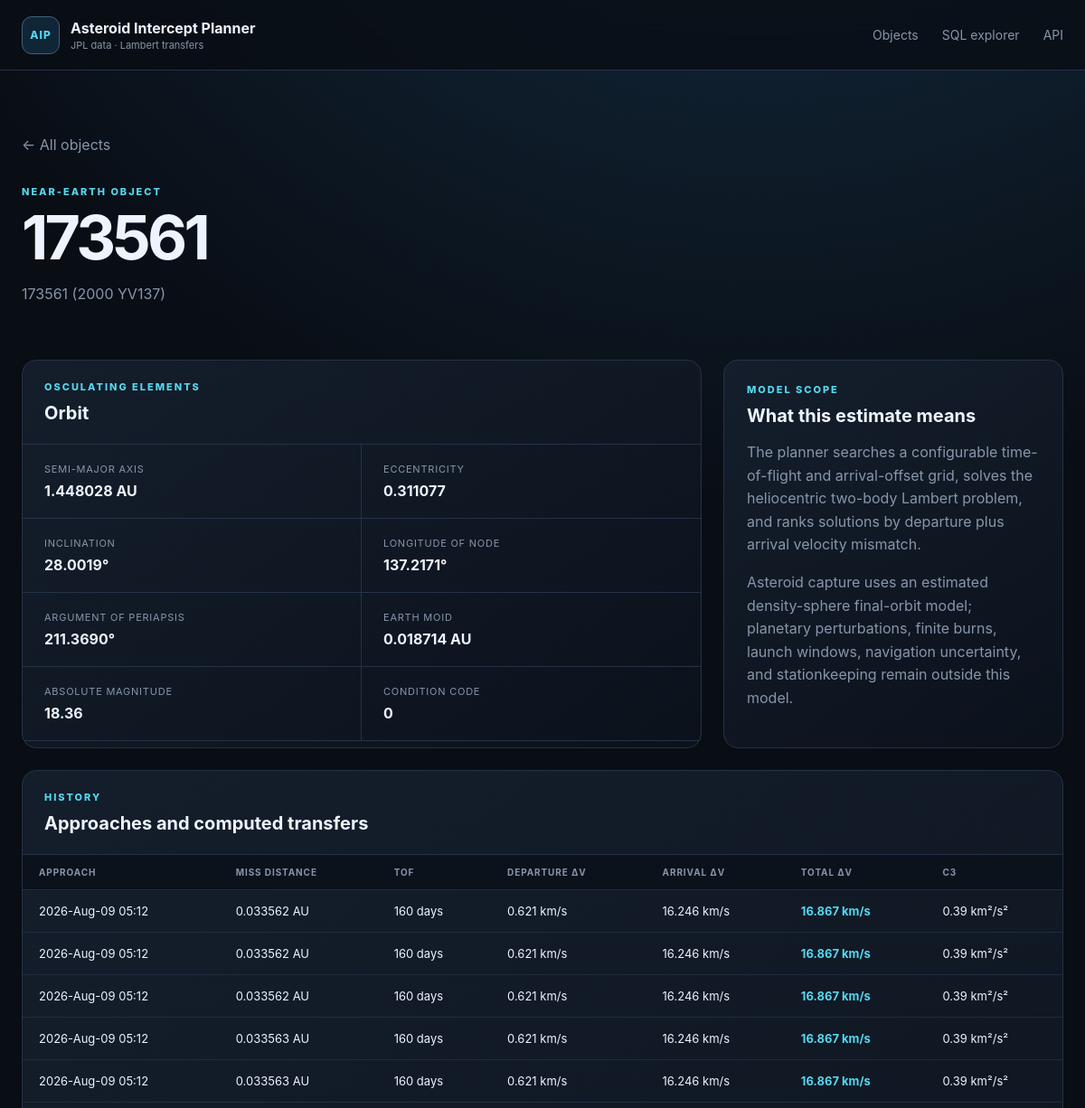
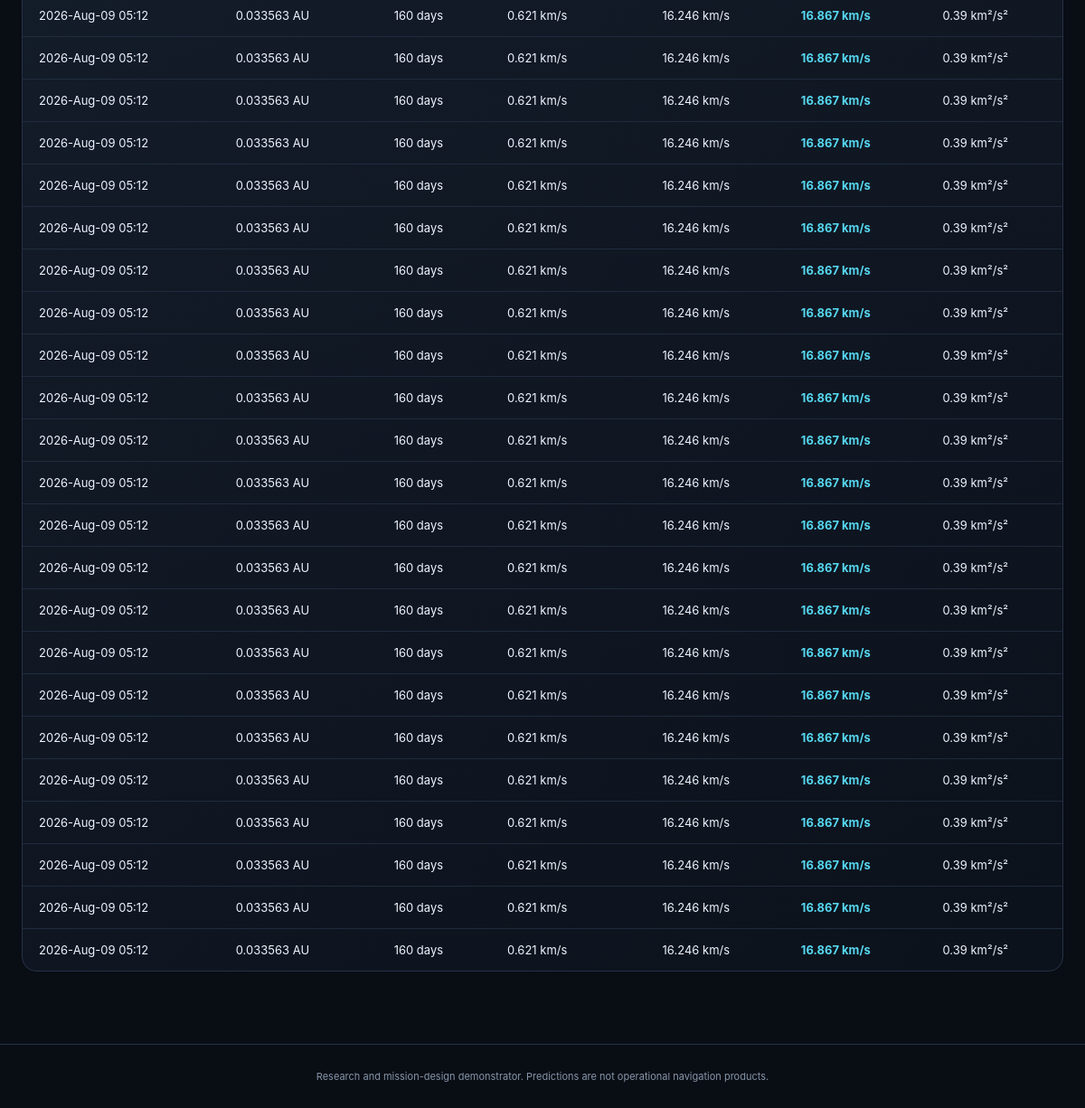
Screenshot of /asteroid/173561 with the database file from the repository (2 pictures, top to bottom).
### tables this page shows
CREATE TABLE orbital_elements (
    designation TEXT PRIMARY KEY REFERENCES asteroids(designation) ON DELETE CASCADE,
    epoch_jd_tdb REAL,
    semi_major_axis_au REAL NOT NULL,
    eccentricity REAL NOT NULL,
    inclination_deg REAL NOT NULL,
    raan_deg REAL NOT NULL,
    arg_periapsis_deg REAL NOT NULL,
    mean_anomaly_deg REAL,
    perihelion_time_jd_tdb REAL,
    perihelion_distance_au REAL,
    aphelion_distance_au REAL,
    orbital_period_days REAL,
    earth_moid_au REAL,
    condition_code TEXT,
    orbit_id TEXT,
    source TEXT NOT NULL,
    updated_at TEXT NOT NULL
);

CREATE TABLE asteroids (
    designation TEXT PRIMARY KEY,
    fullname TEXT,
    absolute_magnitude_h REAL,
    diameter_km REAL,
    first_seen_at TEXT NOT NULL,
    updated_at TEXT NOT NULL
);

CREATE TABLE intercept_plans (
    plan_id INTEGER PRIMARY KEY AUTOINCREMENT,
    approach_id INTEGER NOT NULL REFERENCES close_approaches(approach_id) ON DELETE CASCADE,
    method TEXT NOT NULL,
    departure_jd_tdb REAL NOT NULL,
    arrival_jd_tdb REAL NOT NULL,
    tof_days REAL NOT NULL,
    departure_dv_kms REAL NOT NULL,
    arrival_dv_kms REAL NOT NULL,
    total_dv_kms REAL NOT NULL,
    c3_km2_s2 REAL,
    leo_departure_dv_kms REAL,
    polyline_json TEXT,
    computed_at TEXT NOT NULL, capture_dv_kms REAL, stable_final_orbit INTEGER, capture_json TEXT,
    UNIQUE (approach_id, method)
);

CREATE TABLE close_approaches (
    approach_id INTEGER PRIMARY KEY AUTOINCREMENT,
    designation TEXT NOT NULL REFERENCES asteroids(designation) ON DELETE CASCADE,
    body TEXT NOT NULL DEFAULT 'Earth',
    close_approach_jd_tdb REAL NOT NULL,
    close_approach_text TEXT,
    distance_au REAL NOT NULL,
    distance_min_au REAL,
    distance_max_au REAL,
    relative_velocity_kms REAL,
    hyperbolic_excess_velocity_kms REAL,
    time_uncertainty TEXT,
    ingested_at TEXT NOT NULL,
    UNIQUE (designation, body, close_approach_jd_tdb)
);

### app/web.py (the view)
    @application.route("/asteroid/<designation>")
    def asteroid_detail(designation: str):
        asteroid = get_asteroid(designation, settings.database_path)
        if asteroid is None:
            return render_template("not_found.html", designation=designation), 404
        return render_template(
            "detail.html",
            asteroid=asteroid,
            approaches=asteroid_approaches(designation, settings.database_path),
        )

### app/database.py (called while the page is built, shortened)
def _dict_row(cursor: sqlite3.Cursor, row: tuple[Any, ...]) -> dict[str, Any]:
    return {column[0]: row[index] for index, column in enumerate(cursor.description)}

@contextmanager
def connect(path: Path | None = None) -> Iterator[sqlite3.Connection]:
    database_path = Path(path or get_settings().database_path)
    database_path.parent.mkdir(parents=True, exist_ok=True)
    connection = sqlite3.connect(database_path, timeout=30)
    connection.row_factory = _dict_row
    connection.execute("PRAGMA foreign_keys = ON")
    connection.execute("PRAGMA busy_timeout = 30000")
    try:
        yield connection
    finally:
        connection.close()

def initialize_database(path: Path | None = None) -> Path:
    database_path = Path(path or get_settings().database_path)
    schema = Path(__file__).with_name("schema.sql").read_text(encoding="utf-8")
    with connect(database_path) as connection:
        schema_version = int(connection.execute("PRAGMA user_version").fetchone()["user_version"])
        if schema_version < 2:
            connection.executescript(schema)
            connection.commit()
    return database_path

def fetch_all(
    query: str, params: Sequence[Any] = (), path: Path | None = None
) -> list[dict[str, Any]]:
    initialize_database(path)
    with connect(path) as connection:
        return connection.execute(query, params).fetchall()

def fetch_one(
    query: str, params: Sequence[Any] = (), path: Path | None = None
) -> dict[str, Any] | None:
    rows = fetch_all(query, params, path)
    return rows[0] if rows else None

def get_asteroid(designation: str, path: Path | None = None) -> dict[str, Any] | None:
    return fetch_one(
        """
        SELECT a.*, oe.*
        FROM asteroids a
        LEFT JOIN orbital_elements oe USING(designation)
        WHERE a.designation = ?
        """,
        (designation,),
        path,
    )

def asteroid_approaches(designation: str, path: Path | None = None) -> list[dict[str, Any]]:
    return fetch_all(
        """
        SELECT ca.*, ip.*
        FROM close_approaches ca
        LEFT JOIN intercept_plans ip USING(approach_id)
        WHERE ca.designation = ?
        ORDER BY ca.close_approach_jd_tdb DESC
        """,
        (designation,),
        path,
    )

### app/templates/detail.html (shortened to what this page needs)
{% extends "base.html" %}
{% block content %}
<section class="detail-hero">
  <a class="back" href="{{ url_for('index') }}">← All objects</a>
  <p class="eyebrow">NEAR-EARTH OBJECT</p>
  <h1>{{ asteroid.designation }}</h1>
  <p>{{ asteroid.fullname or 'JPL small-body designation' }}</p>
</section>
<section class="detail-grid">
  <article class="panel">
    <div class="panel-header"><div><p class="eyebrow">OSCULATING ELEMENTS</p><h2>Orbit</h2></div></div>
    <dl class="spec-grid">
      <div><dt>Semi-major axis</dt><dd>{{ asteroid.semi_major_axis_au|number(6) }} AU</dd></div>
      <div><dt>Eccentricity</dt><dd>{{ asteroid.eccentricity|number(6) }}</dd></div>
      <div><dt>Inclination</dt><dd>{{ asteroid.inclination_deg|number(4) }}°</dd></div>
      <div><dt>Longitude of node</dt><dd>{{ asteroid.raan_deg|number(4) }}°</dd></div>
      <div><dt>Argument of periapsis</dt><dd>{{ asteroid.arg_periapsis_deg|number(4) }}°</dd></div>
      <div><dt>Earth MOID</dt><dd>{{ asteroid.earth_moid_au|number(6) }} AU</dd></div>
      <div><dt>Absolute magnitude</dt><dd>{{ asteroid.absolute_magnitude_h|number(2) }}</dd></div>
      <div><dt>Condition code</dt><dd>{{ asteroid.condition_code or '—' }}</dd></div>
    </dl>
  </article>
  <article class="panel note-card">
    <p class="eyebrow">MODEL SCOPE</p>
    <h2>What this estimate means</h2>
    <p>The planner searches a configurable time-of-flight and arrival-offset grid, solves the heliocentric two-body Lambert problem, and ranks solutions by departure plus arrival velocity mismatch.</p>
    <p>Asteroid capture uses an estimated density-sphere final-orbit model; planetary perturbations, finite burns, launch windows, navigation uncertainty, and stationkeeping remain outside this model.</p>
  </article>
</section>
<section class="panel">
  <div class="panel-header"><div><p class="eyebrow">HISTORY</p><h2>Approaches and computed transfers</h2></div></div>
  <div class="table-wrap"><table>
    <thead><tr><th>Approach</th><th>Miss distance</th><th>TOF</th><th>Departure Δv</th><th>Arrival Δv</th><th>Total Δv</th><th>C3</th></tr></thead>
    <tbody>{% for row in approaches %}<tr>
      <td>{{ row.close_approach_text or row.close_approach_jd_tdb }}</td>
      <td>{{ row.distance_au|number(6) }} AU</td>
      <td>{{ row.tof_days|number(0) }} days</td>
      <td>{{ row.departure_dv_kms|number(3) }} km/s</td>
      <td>{{ row.arrival_dv_kms|number(3) }} km/s</td>
      <td><strong class="accent">{{ row.total_dv_kms|number(3) }} km/s</strong></td>
      <td>{{ row.c3_km2_s2|number(2) }} km²/s²</td>
    </tr>{% endfor %}</tbody>
  </table></div>
</section>
{% endblock %}

### app/static/style.css (style rules this page uses)
:root { --bg:#090d14;--surface:#101722;--surface-2:#151f2d;--line:#253246;--text:#edf4ff;--muted:#8796ab;--cyan:#56d7ef;--green:#67e8b5;--orange:#ffad66;--max:1440px;font-family:Inter,ui-sans-serif,system-ui,-apple-system,BlinkMacSystemFont,"Segoe UI",sans-serif;color-scheme:dark }
* { box-sizing:border-box }
body { margin:0;background:radial-gradient(circle at 70% -20%,#16334a 0,transparent 35%),var(--bg);color:var(--text);min-height:100vh }
.eyebrow { font-size:11px;letter-spacing:.18em;color:var(--cyan);font-weight:800;margin:0 0 10px }
.hero h1,.detail-hero h1 { font-size:clamp(42px,6vw,82px);line-height:.98;margin:0;letter-spacing:-.055em }
.hero>div>p:last-child,.detail-hero>p:last-child { color:var(--muted);max-width:680px;line-height:1.65 }
.panel { border:1px solid var(--line);background:linear-gradient(145deg,rgba(21,31,45,.93),rgba(12,18,28,.93));border-radius:16px;overflow:hidden }
.panel-header { padding:22px 24px;border-bottom:1px solid var(--line);display:flex;align-items:center;justify-content:space-between;gap:24px }
.panel-header h2,.note-card h2,.table-list h2 { margin:0;font-size:20px }
.table-wrap { overflow:auto }
table { width:100%;border-collapse:collapse;font-size:13px }
th { text-align:left;color:var(--muted);font-size:10px;text-transform:uppercase;letter-spacing:.09em;padding:13px 18px;background:#0c121b;white-space:nowrap }
td { border-top:1px solid rgba(37,50,70,.75);padding:15px 18px;white-space:nowrap }
.object-link:hover,.accent { color:var(--cyan) }
.detail-hero { padding:30px 0 44px }
.detail-hero h1 { font-size:68px }
.back { display:inline-block;margin-bottom:35px;color:var(--muted);text-decoration:none }
.detail-grid { display:grid;grid-template-columns:2fr 1fr;gap:24px;margin-bottom:24px }
.spec-grid { display:grid;grid-template-columns:repeat(2,1fr);margin:0 }
.spec-grid div { padding:20px 24px;border-bottom:1px solid var(--line) }
.spec-grid div:nth-child(odd) { border-right:1px solid var(--line) }
dt { color:var(--muted);font-size:11px;text-transform:uppercase;letter-spacing:.07em }
dd { margin:7px 0 0;font-weight:700 }
.note-card { padding:25px }
.note-card p:not(.eyebrow) { color:var(--muted);line-height:1.6 }

### rows the page displays
orbital_elements: designation "173561", semi_major_axis_au|number "1.448028", eccentricity|number "0.311077", inclination_deg|number "28.0019", raan_deg|number "137.2171", arg_periapsis_deg|number "211.3690", earth_moid_au|number "0.018714", condition_code "0"
asteroids: fullname "173561 (2000 YV137)", absolute_magnitude_h|number "18.36"
intercept_plans: close_approach_text "2026-Aug-09 05:12", distance_au|number "0.033562", tof_days|number "160", departure_dv_kms|number "0.621", arrival_dv_kms|number "16.246", total_dv_kms|number "16.867", c3_km2_s2|number "0.39"
intercept_plans: close_approach_text "2026-Aug-09 05:12", distance_au|number "0.033562", tof_days|number "160", departure_dv_kms|number "0.621", arrival_dv_kms|number "16.246", total_dv_kms|number "16.867", c3_km2_s2|number "0.39"
intercept_plans: close_approach_text "2026-Aug-09 05:12", distance_au|number "0.033562", tof_days|number "160", departure_dv_kms|number "0.621", arrival_dv_kms|number "16.246", total_dv_kms|number "16.867", c3_km2_s2|number "0.39"
intercept_plans: close_approach_text "2026-Aug-09 05:12", distance_au|number "0.033563", tof_days|number "160", departure_dv_kms|number "0.621", arrival_dv_kms|number "16.246", total_dv_kms|number "16.867", c3_km2_s2|number "0.39"
intercept_plans: close_approach_text "2026-Aug-09 05:12", distance_au|number "0.033563", tof_days|number "160", departure_dv_kms|number "0.621", arrival_dv_kms|number "16.246", total_dv_kms|number "16.867", c3_km2_s2|number "0.39"
intercept_plans: close_approach_text "2026-Aug-09 05:12", distance_au|number "0.033563", tof_days|number "160", departure_dv_kms|number "0.621", arrival_dv_kms|number "16.246", total_dv_kms|number "16.867", c3_km2_s2|number "0.39"
intercept_plans: close_approach_text "2026-Aug-09 05:12", distance_au|number "0.033563", tof_days|number "160", departure_dv_kms|number "0.621", arrival_dv_kms|number "16.246", total_dv_kms|number "16.867", c3_km2_s2|number "0.39"
intercept_plans: close_approach_text "2026-Aug-09 05:12", distance_au|number "0.033563", tof_days|number "160", departure_dv_kms|number "0.621", arrival_dv_kms|number "16.246", total_dv_kms|number "16.867", c3_km2_s2|number "0.39"
intercept_plans: close_approach_text "2026-Aug-09 05:12", distance_au|number "0.033563", tof_days|number "160", departure_dv_kms|number "0.621", arrival_dv_kms|number "16.246", total_dv_kms|number "16.867", c3_km2_s2|number "0.39"
intercept_plans: close_approach_text "2026-Aug-09 05:12", distance_au|number "0.033563", tof_days|number "160", departure_dv_kms|number "0.621", arrival_dv_kms|number "16.246", total_dv_kms|number "16.867", c3_km2_s2|number "0.39"
intercept_plans: close_approach_text "2026-Aug-09 05:12", distance_au|number "0.033563", tof_days|number "160", departure_dv_kms|number "0.621", arrival_dv_kms|number "16.246", total_dv_kms|number "16.867", c3_km2_s2|number "0.39"
intercept_plans: close_approach_text "2026-Aug-09 05:12", distance_au|number "0.033563", tof_days|number "160", departure_dv_kms|number "0.621", arrival_dv_kms|number "16.246", total_dv_kms|number "16.867", c3_km2_s2|number "0.39"
intercept_plans: close_approach_text "2026-Aug-09 05:12", distance_au|number "0.033563", tof_days|number "160", departure_dv_kms|number "0.621", arrival_dv_kms|number "16.246", total_dv_kms|number "16.867", c3_km2_s2|number "0.39"
intercept_plans: close_approach_text "2026-Aug-09 05:12", distance_au|number "0.033563", tof_days|number "160", departure_dv_kms|number "0.621", arrival_dv_kms|number "16.246", total_dv_kms|number "16.867", c3_km2_s2|number "0.39"
intercept_plans: close_approach_text "2026-Aug-09 05:12", distance_au|number "0.033563", tof_days|number "160", departure_dv_kms|number "0.621", arrival_dv_kms|number "16.246", total_dv_kms|number "16.867", c3_km2_s2|number "0.39"
intercept_plans: close_approach_text "2026-Aug-09 05:12", distance_au|number "0.033563", tof_days|number "160", departure_dv_kms|number "0.621", arrival_dv_kms|number "16.246", total_dv_kms|number "16.867", c3_km2_s2|number "0.39"
intercept_plans: close_approach_text "2026-Aug-09 05:12", distance_au|number "0.033563", tof_days|number "160", departure_dv_kms|number "0.621", arrival_dv_kms|number "16.246", total_dv_kms|number "16.867", c3_km2_s2|number "0.39"
intercept_plans: close_approach_text "2026-Aug-09 05:12", distance_au|number "0.033563", tof_days|number "160", departure_dv_kms|number "0.621", arrival_dv_kms|number "16.246", total_dv_kms|number "16.867", c3_km2_s2|number "0.39"
intercept_plans: close_approach_text "2026-Aug-09 05:12", distance_au|number "0.033563", tof_days|number "160", departure_dv_kms|number "0.621", arrival_dv_kms|number "16.246", total_dv_kms|number "16.867", c3_km2_s2|number "0.39"
intercept_plans: close_approach_text "2026-Aug-09 05:12", distance_au|number "0.033563", tof_days|number "160", departure_dv_kms|number "0.621", arrival_dv_kms|number "16.246", total_dv_kms|number "16.867", c3_km2_s2|number "0.39"
intercept_plans: close_approach_text "2026-Aug-09 05:12", distance_au|number "0.033563", tof_days|number "160", departure_dv_kms|number "0.621", arrival_dv_kms|number "16.246", total_dv_kms|number "16.867", c3_km2_s2|number "0.39"
intercept_plans: close_approach_text "2026-Aug-09 05:12", distance_au|number "0.033563", tof_days|number "160", departure_dv_kms|number "0.621", arrival_dv_kms|number "16.246", total_dv_kms|number "16.867", c3_km2_s2|number "0.39"
intercept_plans: close_approach_text "2026-Aug-09 05:12", distance_au|number "0.033563", tof_days|number "160", departure_dv_kms|number "0.621", arrival_dv_kms|number "16.246", total_dv_kms|number "16.867", c3_km2_s2|number "0.39"
intercept_plans: close_approach_text "2026-Aug-09 05:12", distance_au|number "0.033563", tof_days|number "160", departure_dv_kms|number "0.621", arrival_dv_kms|number "16.246", total_dv_kms|number "16.867", c3_km2_s2|number "0.39"
intercept_plans: close_approach_text "2026-Aug-09 05:12", distance_au|number "0.033563", tof_days|number "160", departure_dv_kms|number "0.621", arrival_dv_kms|number "16.246", total_dv_kms|number "16.867", c3_km2_s2|number "0.39"
intercept_plans: close_approach_text "2026-Aug-09 05:12", distance_au|number "0.033563", tof_days|number "160", departure_dv_kms|number "0.621", arrival_dv_kms|number "16.246", total_dv_kms|number "16.867", c3_km2_s2|number "0.39"
intercept_plans: close_approach_text "2026-Aug-09 05:12", distance_au|number "0.033563", tof_days|number "160", departure_dv_kms|number "0.621", arrival_dv_kms|number "16.246", total_dv_kms|number "16.867", c3_km2_s2|number "0.39"
intercept_plans: close_approach_text "2026-Aug-09 05:12", distance_au|number "0.033563", tof_days|number "160", departure_dv_kms|number "0.621", arrival_dv_kms|number "16.246", total_dv_kms|number "16.867", c3_km2_s2|number "0.39"
